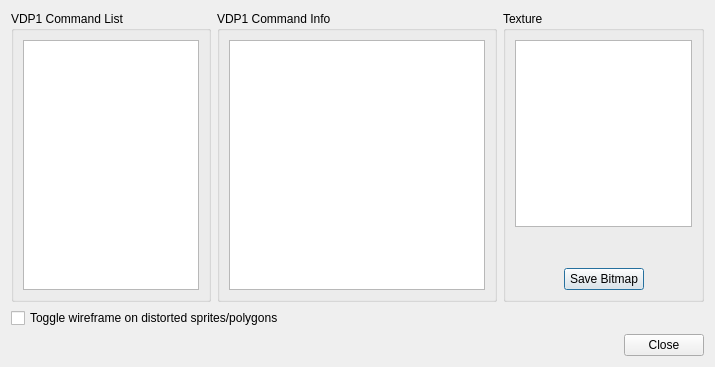
<?xml version="1.0" encoding="UTF-8"?>
<ui version="4.0">
 <class>UIDebugVDP1</class>
 <widget class="QDialog" name="UIDebugVDP1">
  <property name="geometry">
   <rect>
    <x>0</x>
    <y>0</y>
    <width>715</width>
    <height>367</height>
   </rect>
  </property>
  <property name="windowTitle">
   <string>Debug VDP1</string>
  </property>
  <layout class="QVBoxLayout" name="verticalLayout_12">
   <item>
    <layout class="QHBoxLayout" name="horizontalLayout_6">
     <item>
      <widget class="QGroupBox" name="gbCommandList">
       <property name="title">
        <string>VDP1 Command List</string>
       </property>
       <layout class="QVBoxLayout" name="verticalLayout_10">
        <item>
         <widget class="QListWidget" name="lwCommandList"/>
        </item>
       </layout>
      </widget>
     </item>
     <item>
      <widget class="QGroupBox" name="gbCommandInfo">
       <property name="title">
        <string>VDP1 Command Info</string>
       </property>
       <layout class="QVBoxLayout" name="verticalLayout_11">
        <item>
         <widget class="QPlainTextEdit" name="pteCommandInfo">
          <property name="sizePolicy">
           <sizepolicy hsizetype="MinimumExpanding" vsizetype="Expanding">
            <horstretch>0</horstretch>
            <verstretch>0</verstretch>
           </sizepolicy>
          </property>
          <property name="font">
           <font>
            <family>Courier 10 Pitch</family>
           </font>
          </property>
          <property name="readOnly">
           <bool>true</bool>
          </property>
         </widget>
        </item>
       </layout>
      </widget>
     </item>
     <item>
      <layout class="QVBoxLayout" name="verticalLayout_9">
       <item>
        <widget class="QGroupBox" name="gbTexture">
         <property name="sizePolicy">
          <sizepolicy hsizetype="Preferred" vsizetype="Preferred">
           <horstretch>0</horstretch>
           <verstretch>0</verstretch>
          </sizepolicy>
         </property>
         <property name="title">
          <string>Texture</string>
         </property>
         <layout class="QVBoxLayout" name="verticalLayout_5">
          <item>
           <widget class="QGraphicsView" name="gvTexture">
            <property name="sizePolicy">
             <sizepolicy hsizetype="Expanding" vsizetype="Expanding">
              <horstretch>0</horstretch>
              <verstretch>0</verstretch>
             </sizepolicy>
            </property>
            <property name="sizeIncrement">
             <size>
              <width>0</width>
              <height>0</height>
             </size>
            </property>
           </widget>
          </item>
          <item>
           <spacer name="verticalSpacer">
            <property name="orientation">
             <enum>Qt::Vertical</enum>
            </property>
            <property name="sizeHint" stdset="0">
             <size>
              <width>20</width>
              <height>40</height>
             </size>
            </property>
           </spacer>
          </item>
          <item>
           <layout class="QHBoxLayout" name="horizontalLayout_2">
            <item>
             <spacer name="horizontalSpacer">
              <property name="orientation">
               <enum>Qt::Horizontal</enum>
              </property>
              <property name="sizeHint" stdset="0">
               <size>
                <width>40</width>
                <height>20</height>
               </size>
              </property>
             </spacer>
            </item>
            <item>
             <widget class="QPushButton" name="pbSaveBitmap">
              <property name="text">
               <string>Save Bitmap</string>
              </property>
             </widget>
            </item>
            <item>
             <spacer name="horizontalSpacer_2">
              <property name="orientation">
               <enum>Qt::Horizontal</enum>
              </property>
              <property name="sizeHint" stdset="0">
               <size>
                <width>40</width>
                <height>20</height>
               </size>
              </property>
             </spacer>
            </item>
           </layout>
          </item>
         </layout>
        </widget>
       </item>
      </layout>
     </item>
    </layout>
   </item>
   <item>
    <widget class="QCheckBox" name="cbWireframe">
     <property name="text">
      <string>Toggle wireframe on distorted sprites/polygons</string>
     </property>
    </widget>
   </item>
   <item>
    <layout class="QHBoxLayout" name="horizontalLayout_7">
     <item>
      <widget class="QDialogButtonBox" name="dbbButtons">
       <property name="standardButtons">
        <set>QDialogButtonBox::Close</set>
       </property>
      </widget>
     </item>
    </layout>
   </item>
  </layout>
 </widget>
 <resources/>
 <connections>
  <connection>
   <sender>dbbButtons</sender>
   <signal>rejected()</signal>
   <receiver>UIDebugVDP1</receiver>
   <slot>reject()</slot>
   <hints>
    <hint type="sourcelabel">
     <x>347</x>
     <y>321</y>
    </hint>
    <hint type="destinationlabel">
     <x>335</x>
     <y>376</y>
    </hint>
   </hints>
  </connection>
 </connections>
</ui>
